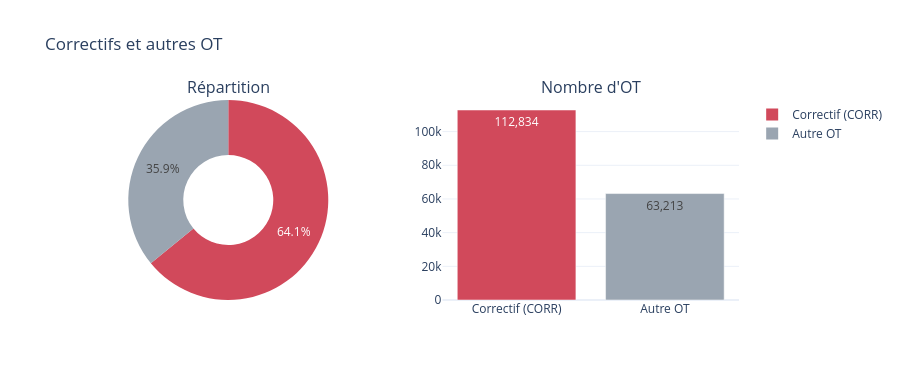

The notebook cell saved with this chart:
### Markdown cell above
### Description de l'étape


Au niveau du fichier, la variable d'intérêt est : **l'OT est-il un correctif ?** (`typeIntervention == "CORR"`). On regarde :
- la **répartition** correctifs / autres OT ;
- l'**évolution par mois**, en datant chaque OT par sa date de réalisation (`dateDebutPrevue`).

**Attention :** ce n'est pas encore la cible du modèle. Le modèle prédit, pour un **équipement**, le **délai jusqu'à sa prochaine panne** (phase 6).

### Code cell
df = uniformiser(df)
df = convertir_dates(df)
df["CORRECT"] = (df["typeIntervention"] == TYPE_PANNE).astype(int)

rep = df["CORRECT"].value_counts().reindex([1, 0]).rename(index=NOMS_OT)
print(rep.to_string(), f"\nPart de correctifs : {df['CORRECT'].mean():.1%}")

fig = make_subplots(rows=1, cols=2, specs=[[{"type": "domain"}, {"type": "xy"}]],
                    subplot_titles=["Répartition", "Nombre d'OT"])
fig.add_trace(go.Pie(labels=rep.index, values=rep.values, hole=0.45,
                     marker_colors=[COUL_OT[1], COUL_OT[0]]), 1, 1)
fig.add_trace(go.Bar(x=rep.index, y=rep.values, marker_color=[COUL_OT[1], COUL_OT[0]],
                     text=rep.values, texttemplate="%{text:,}", showlegend=False), 1, 2)
fig.update_layout(title="Correctifs et autres OT", template=TEMPLATE, height=380)
fig.show()

### Figure 1 — Plotly figure (JSON) as saved in the notebook; plotly's stock layout.template omitted (floating-point values rounded to 4 significant figures)
{"data": [{"domain": {"x": [0, 0.45], "y": [0, 1]}, "hole": 0.45, "labels": ["Correctif (CORR)", "Autre OT"], "marker": {"colors": ["#d1495b", "#9aa5b1"]}, "type": "pie", "values": [112834, 63213]}, {"marker": {"color": ["#d1495b", "#9aa5b1"]}, "showlegend": false, "text": [112800.0, 63210.0], "texttemplate": "%{text:,}", "type": "bar", "x": ["Correctif (CORR)", "Autre OT"], "xaxis": "x", "y": [112834, 63213], "yaxis": "y"}], "layout": {"annotations": [{"font": {"size": 16}, "showarrow": false, "text": "Répartition", "x": 0.225, "xanchor": "center", "xref": "paper", "y": 1, "yanchor": "bottom", "yref": "paper"}, {"font": {"size": 16}, "showarrow": false, "text": "Nombre d'OT", "x": 0.775, "xanchor": "center", "xref": "paper", "y": 1, "yanchor": "bottom", "yref": "paper"}], "height": 380, "title": {"text": "Correctifs et autres OT"}, "xaxis": {"anchor": "y", "domain": [0.55, 1]}, "yaxis": {"anchor": "x", "domain": [0, 1]}}}
